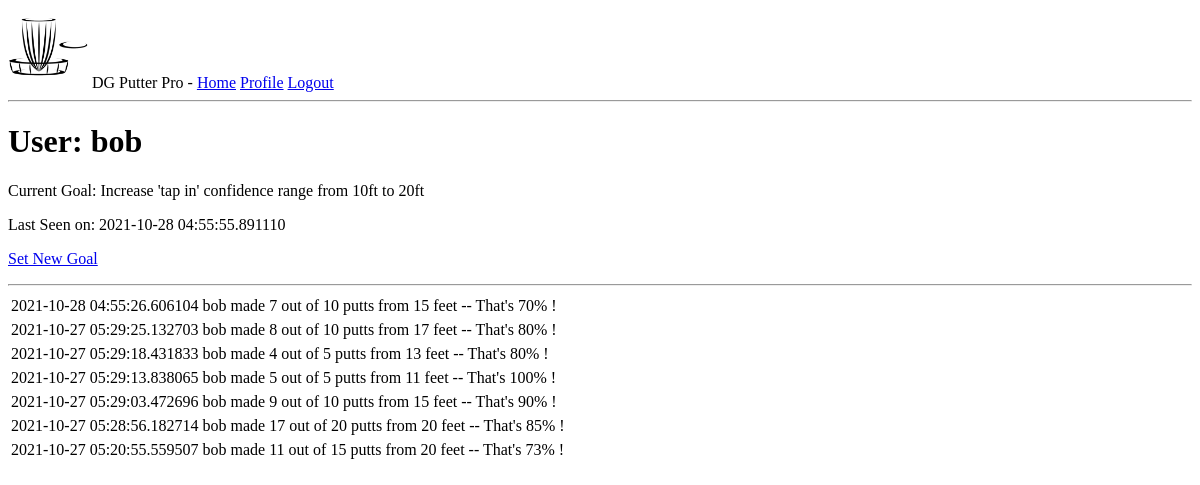
The page /user/bob (signed in) on the database as committed earlier.
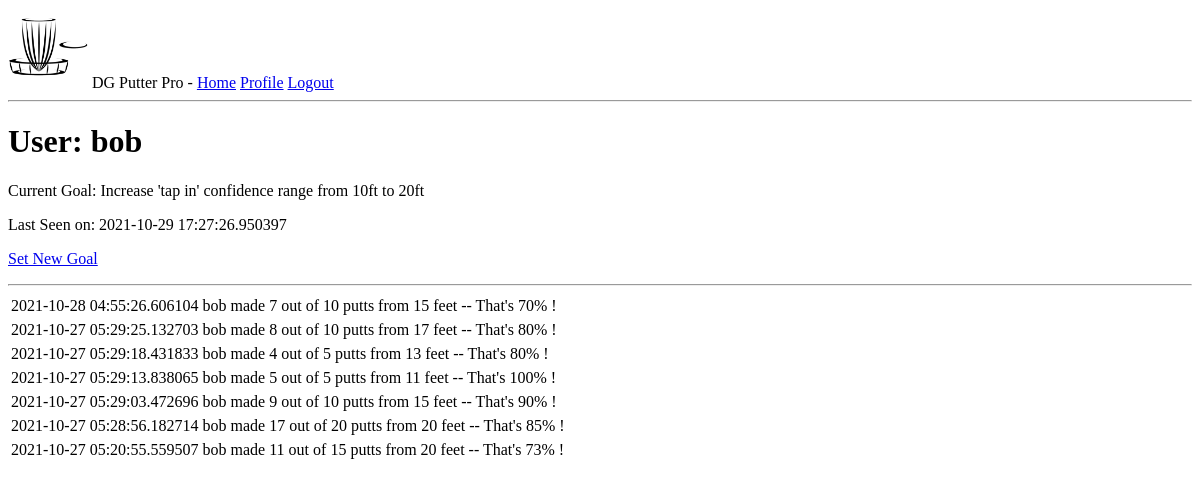
The same page on the database as committed later.
### app/models.py (models this page shows, shortened)
class User(UserMixin, db.Model):
    id = db.Column(db.Integer, primary_key=True)
    username = db.Column(db.String(64), index=True, unique=True)
    email = db.Column(db.String(120), index=True, unique=True)
    password_hash = db.Column(db.String(128))
    drills = db.relationship('Drill', backref='user', lazy='dynamic')
    current_goal = db.Column(db.String(140))
    last_seen = db.Column(db.DateTime, default=datetime.utcnow)

class Drill(db.Model):
    id = db.Column(db.Integer, primary_key=True)
    user_id = db.Column(db.Integer, db.ForeignKey('user.id'))
    timestamp = db.Column(db.DateTime, index=True, default=datetime.utcnow)
    putt_distance = db.Column(db.Integer)
    number_attempts = db.Column(db.Integer)
    number_putts_made = db.Column(db.Integer)
    CheckConstraint(number_putts_made <= number_attempts)

### app/routes.py (the view)
@app.route('/user/<username>')
@login_required
def user(username):
    user = User.query.filter_by(username=username).first_or_404()
    drills = user.drills.order_by(Drill.timestamp.desc())
    return render_template('user.html', user=user, drills=drills)

### app/models.py (called while the page is built)
@login.user_loader
def load_user(id):
    return User.query.get(int(id))

### app/routes.py (called while the page is built)
@app.before_request
def before_request():
    if current_user.is_authenticated:
        current_user.last_seen = datetime.utcnow()
        db.session.commit()

### app/templates/user.html
{% extends "base.html" %}
{% block content %}
    <h1>User: {{ user.username }}</h1>
    {% if user.current_goal %}<p>Current Goal: {{ user.current_goal }}</p>{% endif %}
    {% if user.last_seen %}
        <p>Last Seen on: {{ user.last_seen }}</p>
    {% endif %}
    {% if user == current_user %}
        <p><a href="{{ url_for('edit_goal') }}">Set New Goal</a> </p>
    {% endif %}
    <hr>
    {% for drill in drills %}
        {% include '_drill.html' %}
    {% endfor %}
{% endblock %}

### app/templates/base.html (shortened to what this page needs)
<!doctype html>
<html>
    <head>
    </head>
    <body>
        <div>
            <img src="{{ url_for('static',  filename='/images/dg-basket-1.png') }}", width="80", height="80">
            DG Putter Pro -
            <a href="{{ url_for('index') }}">Home</a>
            {% if current_user.is_anonymous %}
            <a href="{{ url_for('login') }}">Login</a>
            {% else %}
            <a href="{{ url_for('user', username=current_user.username) }}">Profile</a>
            <a href="{{ url_for('logout') }}">Logout</a>
            {% endif %}
        </div>
        <hr>
        {% block content %}{% endblock %}
    </body>
</html>

### app/templates/_drill.html
<table>
    <tr valign="top">
        <td>
            {{ drill.timestamp }} {{ drill.user.username }} made {{ drill.number_putts_made }}
            out of {{ drill.number_attempts }} putts
            from {{ drill.putt_distance }} feet --
            That's {{ (drill.number_putts_made / drill.number_attempts * 100) |round|int}}% !
        </td>
    </tr>
</table>

Rows that differ between the two databases and show on the page:
changed User "bob": last_seen "2021-10-28 04:55:55.891110" → "2021-10-29 17:27:26.950397"
